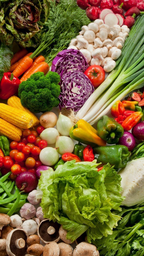
#> input picture DATA/image02.png, 144 x 256 px, shrunk from 736 x 1308 before the run
$ python Meng_Oudom_lab_04.py
#> lines starting #> are read from the running program, lines starting #| are printed output that depends on the picture
""" Name: Meng Oudom
Student ID: IDT0M020009 """

import cv2
import sys

# Load the image
filename = 'image02.png'
readimg = cv2.imread(filename)
#> readimg is the input picture: shape (256, 144, 3); mean B, G, R 55, 104.8, 126.2

# Check if image is loaded successfully
if readimg is None:
    print(f"Error: Could not open load image '{filename}'. Please check if the file exists.")
    sys.exit(1)

print(f"Successfully loaded '{filename}' with shape: {readimg.shape}")
#| Successfully loaded 'image02.png' with shape: (256, 144, 3)

# Define masks
maskSobelX = [[-1, 0, 1], [-2, 0, 2], [-1, 0, 1]]
maskSobelY = [[1, 2, 1], [0, 0, 0], [-1, -2, -1]]

# Get dimensions
height, width, channel = readimg.shape
#> height = 256; width = 144; channel = 3

# Initialize output image
mOutImg = readimg.copy() * 0
#> mOutImg: shape (256, 144, 3); every value is 0

# Initialize temporary lists for results (using flattened lists for performance similiar to original)
# We need to store the raw calculated values (which can be large/negative) before normalization.
pTmpXB = [0] * (width * height)
pTmpXG = [0] * (width * height)
pTmpXR = [0] * (width * height)
pTmpYB = [0] * (width * height)
pTmpYG = [0] * (width * height)
pTmpYR = [0] * (width * height)

print("Applying Sobel Masks...")

# 1. Apply Mask (Convolution)
for i in range(1, height - 1):
    for j in range(1, width - 1):
        newValueBx = 0; newValueGx = 0; newValueRx = 0
        newValueBy = 0; newValueGy = 0; newValueRy = 0

        # Convolve 3x3
        for mr in range(3):
            for mc in range(3):
                # Image pixel I(i+mc-1, j+mr-1). Note: Original code swapped mc/mr indexing match.
                # Let's align with typical correlation: center is (i, j).
                # mr is row offset (0,1,2) -> -1, 0, +1
                # mc is col offset (0,1,2) -> -1, 0, +1
                # To match the original snippet's logic exactly:
                # r,g,b = readimg[i+mc-1,j+mr-1]
                # maskSobelX[mr][mc]

                b, g, r = readimg[i + mc - 1, j + mr - 1] # OpenCV uses BGR by default

                # Careful with types, ensure calculations are integers/floats not uint8 overflow
                b = int(b); g = int(g); r = int(r)

                maskValX = maskSobelX[mr][mc]
                maskValY = maskSobelY[mr][mc]

                newValueBx += maskValX * b
                newValueGx += maskValX * g
                newValueRx += maskValX * r

                newValueBy += maskValY * b
                newValueGy += maskValY * g
                newValueRy += maskValY * r

        # Store results in flat arrays
        idx = i * width + j
        pTmpXB[idx] = newValueBx
        pTmpXG[idx] = newValueGx
        pTmpXR[idx] = newValueRx

        pTmpYB[idx] = newValueBy
        pTmpYG[idx] = newValueGy
        pTmpYR[idx] = newValueRy
#> after the loop, pTmpXB = 36864 items; pTmpXG = 36864 items; pTmpXR = 36864 items; pTmpYB = 36864 items; pTmpYG = 36864 items; pTmpYR = 36864 items

print("Calculating Gradient Magnitude...")

# 2. Calculate Gradient Magnitude (L1 Norm: |Gx| + |Gy|) and combine
# Reuse pTmpX arrays to store the final combined magnitude magnitude to save memory/steps
for i in range(1, height - 1):
    for j in range(1, width - 1):
        idx = i * width + j

        # Absolute values
        gx_b = abs(pTmpXB[idx])
        gx_g = abs(pTmpXG[idx])
        gx_r = abs(pTmpXR[idx])

        gy_b = abs(pTmpYB[idx])
        gy_g = abs(pTmpYG[idx])
        gy_r = abs(pTmpYR[idx])

        # Combine
        pTmpXB[idx] = gx_b + gy_b
        pTmpXG[idx] = gx_g + gy_g
        pTmpXR[idx] = gx_r + gy_r

print("Finding Min/Max for Normalization...")

# 3. Find global min and max for each channel to normalize
# Initialize with limits
minB = minG = minR = float('inf')
maxB = maxG = maxR = float('-inf')

for i in range(1, height - 1):
    for j in range(1, width - 1):
        idx = i * width + j

        valB = pTmpXB[idx]
        valG = pTmpXG[idx]
        valR = pTmpXR[idx]

        if valB < minB: minB = valB
        if valB > maxB: maxB = valB

        if valG < minG: minG = valG
        if valG > maxG: maxG = valG

        if valR < minR: minR = valR
        if valR > maxR: maxR = valR
#> after the loop, maxB = 1240; maxG = 1262; maxR = 1338; minB = 0; minG = 0; minR = 0

print(f"B: [{minB}, {maxB}], G: [{minG}, {maxG}], R: [{minR}, {maxR}]")
#| B: [0, 1240], G: [0, 1262], R: [0, 1338]

# 4. Calculate Normalization Constants
# Formula: result = (value - min) * (255 / (max - min))
# This scales the range [min, max] to [0, 255]

def get_norm_constants(min_val, max_val):
#> called with min_val = 0, max_val = 1240
    if max_val == min_val:
        return 0.0, 0.0 # Avoid division by zero if image is flat color
    scale = 255.0 / (max_val - min_val)
#> scale = 0.206
    offset = -min_val * scale # This is equivalent to: -255 * min / (max - min)
#> offset = 0
    return scale, offset

scaleB, offsetB = get_norm_constants(minB, maxB)
#> scaleB = 0.206; offsetB = 0
scaleG, offsetG = get_norm_constants(minG, maxG)
#> scaleG = 0.202; offsetG = 0
scaleR, offsetR = get_norm_constants(minR, maxR)
#> scaleR = 0.191; offsetR = 0

print("Applying Normalization to Output Image...")

# 5. Apply Normalization and Write to Output
for i in range(1, height - 1):
    for j in range(1, width - 1):
        idx = i * width + j

        # Calculate new normalized values
        newB = pTmpXB[idx] * scaleB + offsetB
        newG = pTmpXG[idx] * scaleG + offsetG
        newR = pTmpXR[idx] * scaleR + offsetR

        # Clamping is technically not needed if math is perfect, but good for safety
        # Casting to int truncates
        mOutImg[i, j] = [int(newB), int(newG), int(newR)]
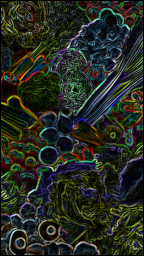
#> mOutImg: shape (256, 144, 3); mean B, G, R 33.6, 43.5, 39

print("Done.")

# Display results
cv2.imshow("Original", readimg)
cv2.imshow("Sobel Edge Detection", mOutImg)

print("Press any key to close windows...")
cv2.waitKey(0)
cv2.destroyAllWindows()

$ run again, with DATA/image01.png copied over DATA/image02.png
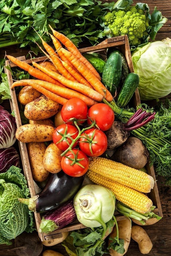
#> input picture DATA/image01.png, 171 x 256 px, shrunk from 736 x 1104 before the run
#> readimg is the input picture: shape (256, 171, 3); mean B, G, R 50.1, 100.6, 124.8
#| Successfully loaded 'image02.png' with shape: (256, 171, 3)
#> after the loop `for i in range(1, height - 1):`: pTmpXB = 43776 items
#> after the loop `for i in range(1, height - 1):`: maxB = 1020; maxG = 1316; maxR = 1354; minB = 0
#| B: [0, 1020], G: [0, 1316], R: [0, 1354]
#> scale = 0.25
#> offset = 0
#> scaleB = 0.25; offsetB = 0
#> scaleG = 0.194; offsetG = 0
#> scaleR = 0.188; offsetR = 0
#> after the loop `for i in range(1, height - 1):`:
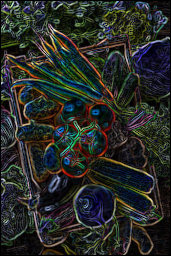
#> mOutImg: shape (256, 171, 3); mean B, G, R 39.4, 43.2, 40.3

$ run again, with DATA/fruit2.jpg saved as DATA/image02.png
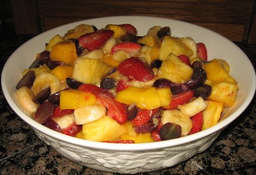
#> input picture DATA/fruit2.jpg, 256 x 175 px, shrunk from 432 x 295 before the run
#> readimg is the input picture: shape (175, 256, 3); mean B, G, R 53.5, 90.8, 124.9
#| Successfully loaded 'image02.png' with shape: (175, 256, 3)
#> after the loop `for i in range(1, height - 1):`: pTmpXB = 44800 items
#> after the loop `for i in range(1, height - 1):`: maxB = 1152; maxG = 1186; maxR = 1230; minB = 0
#| B: [0, 1152], G: [0, 1186], R: [0, 1230]
#> scale = 0.221
#> offset = 0
#> scaleB = 0.221; offsetB = 0
#> scaleG = 0.215; offsetG = 0
#> scaleR = 0.207; offsetR = 0
#> after the loop `for i in range(1, height - 1):`:
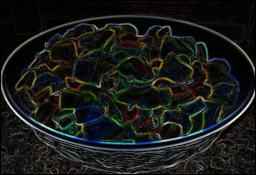
#> mOutImg: shape (175, 256, 3); mean B, G, R 23.9, 26.5, 24.8
